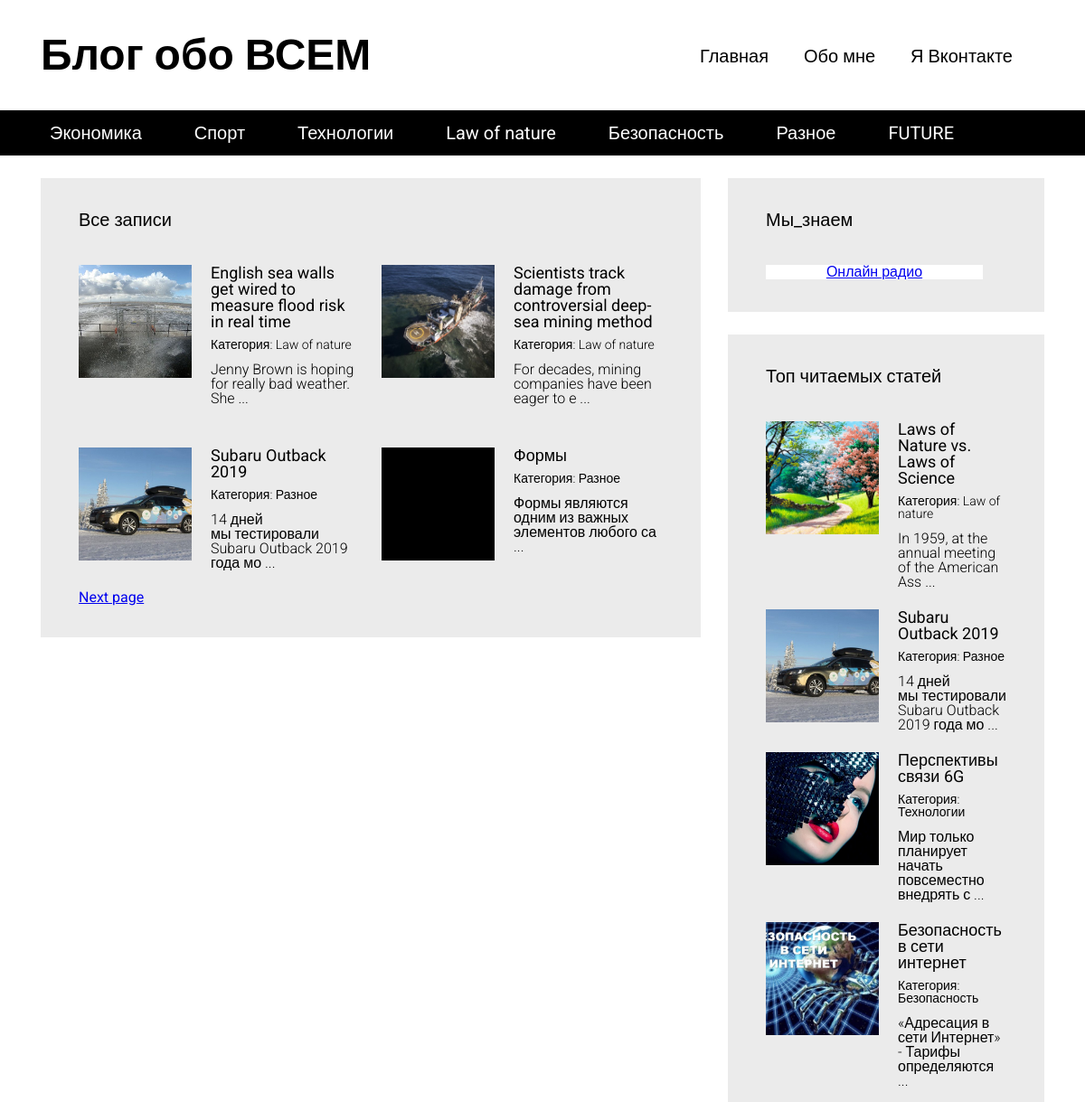
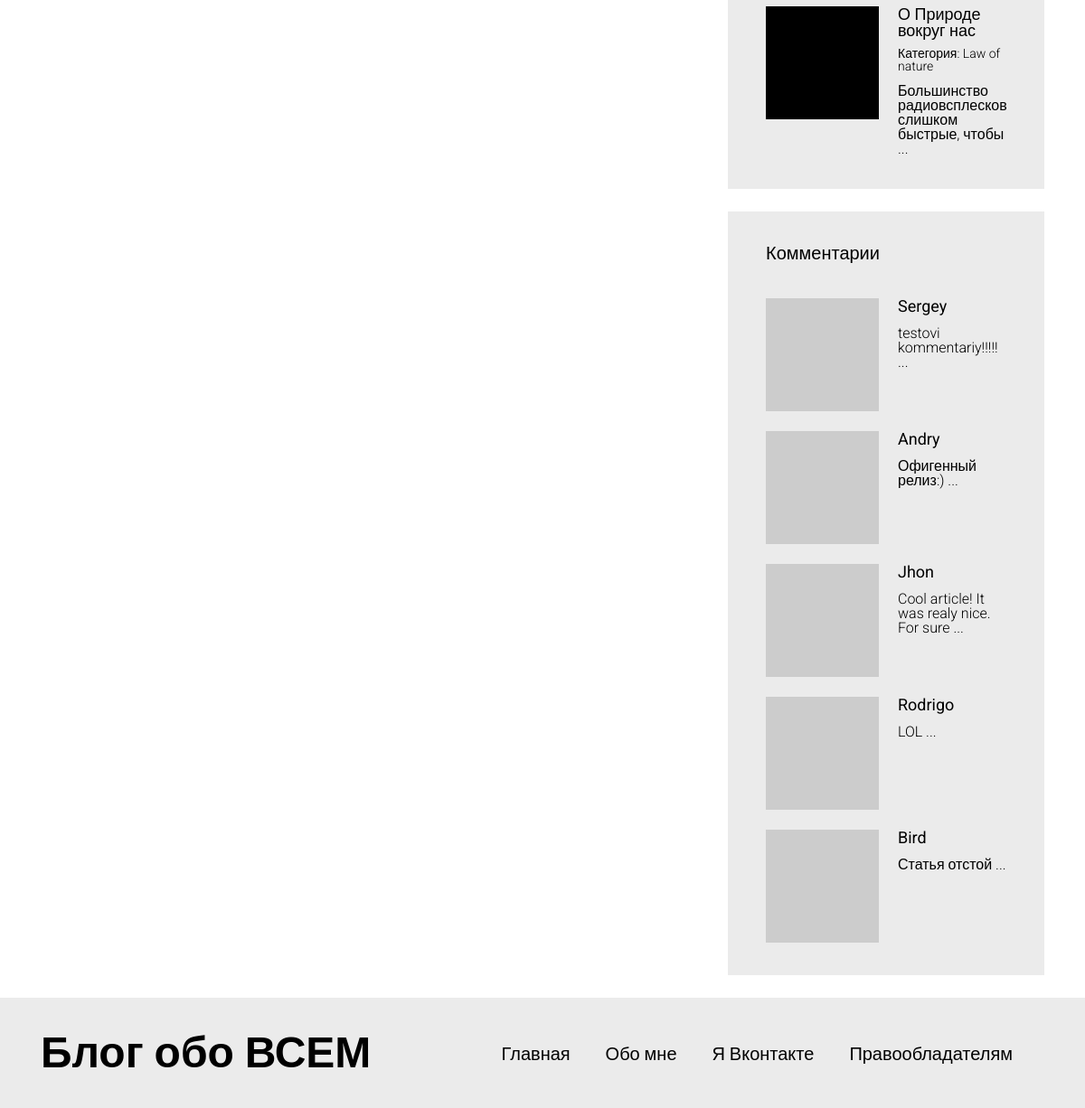
The app's page /articles.php with its own data (2 pictures, top to bottom).
### tables this page shows
CREATE TABLE `articles_categories` (
  `id` int(11) NOT NULL,
  `title` varchar(100) NOT NULL
);

CREATE TABLE `articles` (
  `id` int(11) NOT NULL,
  `title` varchar(255) DEFAULT NULL,
  `image` varchar(40) NOT NULL,
  `text` text,
  `category_id` int(11) DEFAULT NULL,
  `pubdate` datetime NOT NULL DEFAULT CURRENT_TIMESTAMP,
  `views` int(11) NOT NULL DEFAULT '0'
);

CREATE TABLE `comments` (
  `id` int(11) NOT NULL,
  `author` varchar(100) NOT NULL,
  `nickname` varchar(100) NOT NULL,
  `email` varchar(255) NOT NULL,
  `text` text NOT NULL,
  `pubdate` datetime NOT NULL,
  `articles_id` int(11) NOT NULL
);

### includes/config.php (called while the page is built, shortened)
<?php
$config = array(
	'title' => 'Блог обо ВСЕМ',
	'vk_url' => 'http://vk.com',
	'db' => array(
		'server' => 'localhost',
		'username' => 'root',
		'password' => '',
		'name' => 'blog_db'
	)
);

### articles.php (the view, shortened to what this page needs)
<?php
require "includes/config.php";
?>
<!DOCTYPE html>
<html lang="en">
<head>
  <link rel="stylesheet" type="text/css" href="/media/assets/bootstrap-grid-only/css/grid12.css">
  <link rel="stylesheet" type="text/css" href="/media/css/style.css">
</head>
<body>
  <div id="wrapper">
   <?php include "includes/header.php"; ?>
    <div id="content">
      <div class="container">
        <div class="row">
          <section class="content__left col-md-8">
            <div class="block">
              <h3>Все записи</h3>
                <div class="block__content">
                <div class="articles articles__horizontal">
                <?php
                  $v_page = 4;
                  $page = 1;
                  $category = null;
                  $category_query = '';
                         $total_count_q = mysqli_query($connection, "SELECT * FROM `articles` $category_query ORDER BY `id` DESC " );
                         $total_count = mysqli_num_rows($total_count_q);
                         $total_pages = ceil($total_count / $v_page);
                    if ($page <= 1 || $page > $total_pages)
                    {
                      $page = 1;
                    }
                    $offset = ($v_page * $page) - $v_page;
                    $articles = mysqli_query($connection, "SELECT * FROM `articles` $category_query ORDER BY `id` DESC LIMIT $offset,$v_page" );
                    if (mysqli_num_rows($articles) <= 0)
                    {
                      echo '<article class="article">Нет статей</article>';
                    } else
                    {
                     while ($art = mysqli_fetch_assoc($articles))
                     {
                      ?>
                      <article class="article">
                        <div class="article__image" style="background-image: url(/static/images/<?php echo $art['image']; ?>);"></div>
                        <div class="article__info">
                          <a href="/article.php?id=<?php echo $art['id']; ?> "><?php echo $art['title']; ?></a>
                              <?php
                                $art_cat = false;
                                foreach ($categories as $cat) {
                                  if ($cat['id'] == $art['category_id'])
                                  {
                                    $art_cat = $cat;
                                    break;
                                  }
                                }
                              ?>
                            <div class="article__info__meta">
                              <small>Категория: <a href="articles.php?category=<?php echo $art_cat['id']; ?>"><?php echo $art_cat['title']; ?></a></small>
                            </div>
                             <div class="article__info__preview"><?php echo mb_substr(strip_tags($art['text']), 0, 50, 'utf-8'). ' ...'; ?></div>
                        </div>
                  </article>
                      <?php
                    }
                    }
                  ?>
                </div>
                 <?php if (mysqli_num_rows($articles) > 0)
                    {
                      echo '<div class="paginator">';
                      if ($page < $total_pages)
                      {
                        echo '<a href="/articles.php?category='. $category .'&page='. ($page+1) .'">Next page</a>';
                      }
                      echo '</div>';
                    }
                  ?>
              </div>
            </div>
          </section>
          <section class="content__right col-md-4">
            <?php include 'includes/sidebar.php'; ?>
          </section>
        </div>
      </div>
    </div>
    <?php include 'includes/footer.php'; ?>
  </div>
</body>
</html>

### includes/header.php
<header id="header">
  <div class="header__top">
    <div class="container">
      <div class="header__top__logo">
        <h1><?php echo $config['title']; ?></h1>
      </div>
      <nav class="header__top__menu">
        <ul>
          <li><a href="/">Главная</a></li>
          <li><a href="/pages/about_me.php">Обо мне</a></li>
          <li><a href=" <?php echo $config['vk_url']; ?> " target="_blank">Я Вконтакте</a></li>
        </ul>
      </nav>
    </div>
  </div>
<?php
$categories_q = mysqli_query($connection, "SELECT * FROM `articles_categories`" );
$categories = array();
?>
<div class="header__bottom">
  <div class="container">
    <nav>
      <ul>
        <?php
          while ($cat = mysqli_fetch_assoc($categories_q))
          { ?>
           <li><a href="/articles.php?category=<?php echo $cat['id']; ?>"> <?php echo $cat['title']; ?> </a></li>
           <?php
            $categories[] = $cat;
          }
        ?>
      </ul>
    </nav>
  </div>
</div>
</header>

### includes/sidebar.php (shortened to what this page needs)
  <div class="block">
    <h3>Мы_знаем</h3>
    <div class="block__content">
    <div id="RO" style="text-align:center;width:240px;background:#fff;"><a href="http://fmradio-online.ru/" id="aRO">Онлайн радио</a></div>
    </div>
  </div>
<div class="block">
    <h3>Топ читаемых статей</h3>
    <div class="block__content">
      <div class="articles articles__vertical">
            <?php
               $articles = mysqli_query($connection, "SELECT * FROM `articles` ORDER BY `views` DESC LIMIT 5" );
                  while ($art = mysqli_fetch_assoc($articles))
                   {
                     ?>
                <article class="article">
                  <div class="article__image" style="background-image: url(/static/images/<?php echo $art['image']; ?>);">
                  </div>
                  <div class="article__info">
                    <a href="/article.php?id=<?php echo $art['id']; ?> "><?php echo $art['title']; ?></a>
                    <?php
                      $art_cat = false;
                      foreach ($categories as $cat) {
                        if ($cat['id'] == $art['category_id'])
                        {
                          $art_cat = $cat;
                          break;
                        }
                      }
                    ?>
                    <div class="article__info__meta">
                      <small>Категория: <a href="articles.php?category=<?php echo $art_cat['id']; ?>"><?php echo $art_cat['title']; ?></a></small>
                    </div>
                    <div class="article__info__preview"><?php echo mb_substr(strip_tags($art['text']), 0, 50, 'utf-8'). ' ...'; ?>
                    </div>
                  </div>
                </article>
            <?php
          }
        ?>
      </div>
    </div>
  </div>
  <div class="block">
    <h3>Комментарии</h3>
    <div class="block__content">
      <div class="articles articles__vertical">
            <?php
               $comments = mysqli_query($connection, "SELECT * FROM `comments` ORDER BY `id` DESC LIMIT 5" );
                  while ($comment = mysqli_fetch_assoc($comments))
                   {
                     ?>
                <article class="article">
                  <div class="article__image" style="background-image: url(https://www.gravatar.com/avatar/<?php md5($comment['email']); ?>?s=125);">
                  </div>
                  <div class="article__info">
                    <a href="/article.php?id=<?php echo $comment['articles_id']; ?> "><?php echo $comment['author']; ?></a>
                    <div class="article__info__preview"><?php echo mb_substr(strip_tags($comment['text']), 0, 50, 'utf-8'). ' ...'; ?>
                    </div>
                  </div>
                </article>
            <?php
          }
        ?>
      </div>
    </div>
 </div>

### media/css/style.css (style rules this page uses)
html, body, div, span, applet, object, iframe, h1, h2, h3, h4, h5, h6, p, blockquote, pre, a, abbr, acronym, address, big, cite, code, del, dfn, em, img, ins, kbd, q, s, samp, small, strike, strong, sub, sup, tt, var, b, u, i, center, dl, dt, dd, ol, ul, li, fieldset, form, label, legend, table, caption, tbody, tfoot, thead, tr, th, td, article, aside, canvas, details, embed, figure, figcaption, footer, header, hgroup, menu, nav, output, ruby, section, summary, time, mark, audio, video { margin: 0; padding: 0; border: 0; font-size: 100%; font: inherit; vertical-align: baseline; }
article, aside, details, figcaption, figure, footer, header, hgroup, menu, nav, section { display: block; }
body { line-height: 1; }
ol, ul { list-style: none; }
h1 { font-size: 48px; font-weight: bold; }
h3 { font-size: 20px; font-weight: bold; }
body { font-family: 'Roboto', sans-serif; }
#header { margin-bottom: 25px; }
#header .header__top { padding: 37px 0; }
#header .header__top .header__top__logo { float: left; }
#header .header__top .header__top__menu { padding-top: 15px; text-align: right; }
#header .header__top .header__top__menu ul > li { display: inline-block; margin-right: 35px; }
#header .header__top .header__top__menu ul > li > a { font-size: 20px; text-decoration: none; color: black; }
#header .header__bottom { height: 50px; background-color: black; line-height: 50px; }
#header .header__bottom nav ul > li { display: inline-block; margin-right: 34px; }
#header .header__bottom nav ul > li > a { color: white; font-size: 20px; text-decoration: none; padding: 3px 10px; }
.block { background-color: #ebebeb; padding: 36px 42px; margin-bottom: 25px; }
.block > h3 { font-weight: normal; }
.block .block__content { padding-top: 40px; }
.articles.articles__horizontal { font-size: 0; margin: -12px; }
.articles.articles__horizontal .article { margin-bottom: 22px; display: inline-block; vertical-align: top; width: 50%; font-size: 16px; padding: 12px; }
.articles.articles__vertical .article { margin-bottom: 22px; }
.articles .article:last-child { margin-bottom: 0; }
.articles .article:after { visibility: hidden; display: block; font-size: 0; content: " "; clear: both; height: 0; }
.articles .article .article__image { width: 125px; height: 125px; overflow: hidden; background-color: black; float: left; background-repeat: no-repeat; background-size: cover; background-position: center center; }
.articles .article .article__info { margin-left: 125px; padding-left: 21px; }
.articles .article .article__info > a { color: black; font-size: 18px; font-weight: normal; text-decoration: none; }
.articles .article .article__info > .article__info__meta { font-size: 14px; font-weight: 300; margin-top: 9px; margin-bottom: 13px; }
.articles .article .article__info > .article__info__meta a { color: black; text-decoration: none; }
.articles .article .article__info > .article__info__preview { font-size: 16px; font-weight: 300; }

### records on screen
articles_categories: title "Экономика"
articles_categories: title "Спорт"
articles_categories: title "Технологии"
articles_categories: title "Law of nature"
articles_categories: title "Безопасность"
articles_categories: title "Разное"
articles_categories: title "FUTURE"
articles: image (picture), title "English sea walls get wired to measure flood risk in real time", text "Jenny Brown is hoping for really bad weather. She"
articles: image (picture), title "Scientists track damage from controversial deep-sea mining method", text "For decades, mining companies have been eager to e"
articles: image (picture), title "Subaru Outback 2019", text "14 дней мы тестировали Subaru Outback 2019 года мо"
articles: title "Формы", text "Формы являются одним из важных элементов любого са"
articles: image (picture), title "Laws of Nature vs. Laws of Science", text "In 1959, at the annual meeting of the American Ass"
articles: image (picture), title "Перспективы связи 6G", text "Мир только планирует начать повсеместно внедрять с"
articles: image (picture), title "Безопасность в сети интернет", text "«Адресация в сети Интернет» - Тарифы определяются"
articles: title "О Природе вокруг нас", text "Большинство радиовсплесков слишком быстрые, чтобы"
comments: author "Sergey", text "testovi kommentariy!!!!!"
comments: author "Andry", text "Офигенный релиз:)"
comments: author "Jhon", text "Cool article! It was realy nice. For sure"
comments: author "Rodrigo", text "LOL"
comments: author "Bird", text "Статья отстой"

### other values on screen
$config['title'] "Блог обо ВСЕМ"
